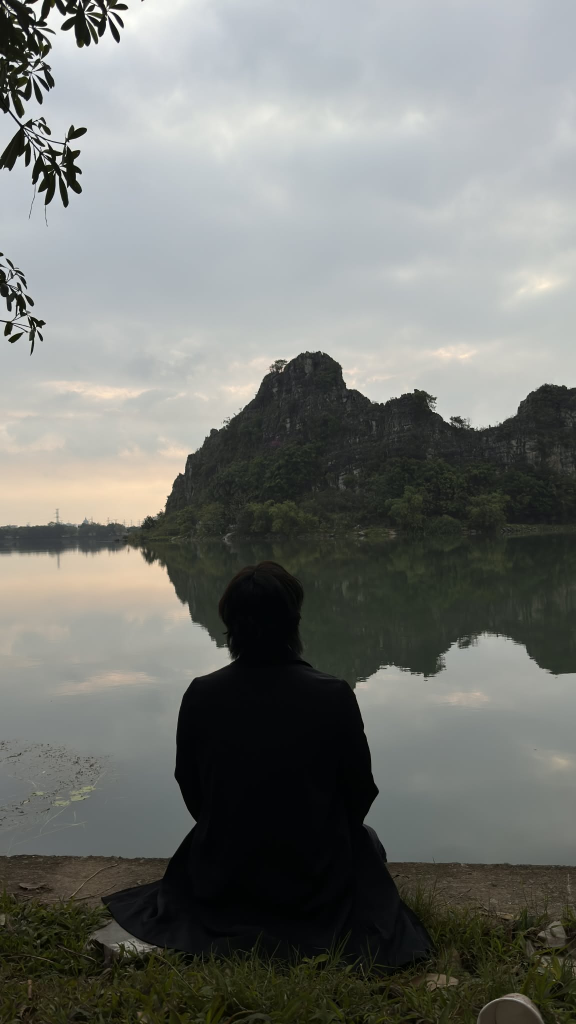
#> input picture 3ab9c933-83ed-4bc2-ab21-7f52cf5e5fbc.jpg, 1152 x 2048 px (shown at 1/2 size)
$ python 'Exercise B1.py'
#> lines starting #> are read from the running program, lines starting #| are printed output that depends on the picture
# -*- coding: utf-8 -*-
"""Image Processing

Automatically generated by Colab.

Original file is located at
    https://colab.research.google.com/drive/1pEEqxNittH8LSpmoNvt5pT_lelEbX2Vb
"""

import cv2
import numpy as np
import matplotlib.pyplot as plt

img = cv2.imread("3ab9c933-83ed-4bc2-ab21-7f52cf5e5fbc.jpg")
#> img is the input picture: shape (2048, 1152, 3); mean B, G, R 115.8, 120, 117.8

gray = cv2.cvtColor(img, cv2.COLOR_BGR2GRAY)
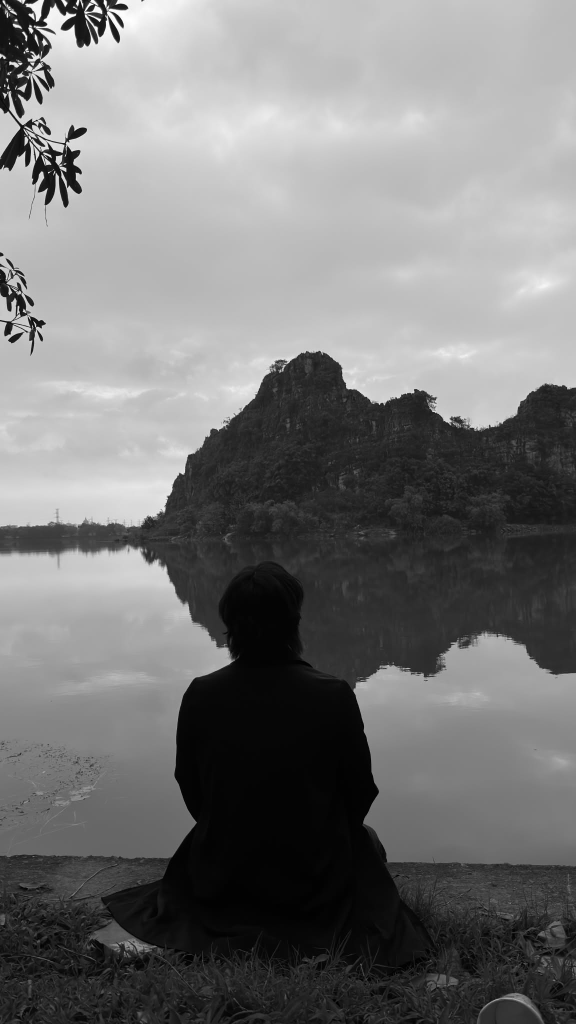
#> gray: shape (2048, 1152) (shown at 1/2 size); min 0, max 255, mean 118.9
eq = cv2.equalizeHist(gray)
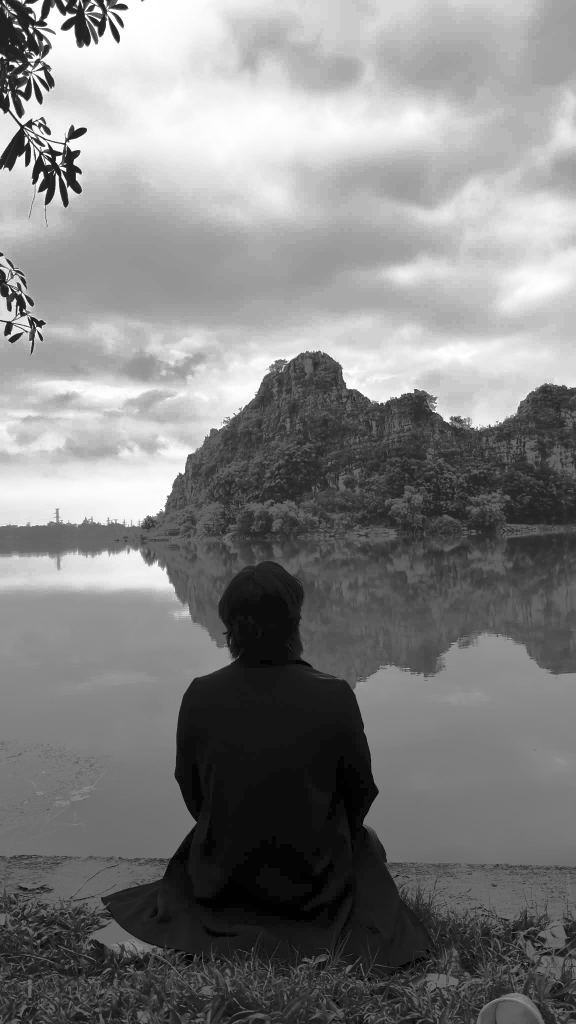
#> eq: shape (2048, 1152) (shown at 1/2 size); min 0, max 255, mean 128.9
h, w = gray.shape
#> h = 2048; w = 1152
resized = cv2.resize(gray, (int(w*1.5), int(h*1.5)))

hist_gray = cv2.calcHist([gray], [0], None, [256], [0, 256])
#> hist_gray = 256 values, max 72982 at index 4, min 51 at index 0, mean 9216
hist_eq   = cv2.calcHist([eq],   [0], None, [256], [0, 256])
#> hist_eq = 256 values, max 72982 at index 12, min 0 at index 2, mean 9216

fig, axes = plt.subplots(2, 4, figsize=(20, 8))
axes[0,0].imshow(cv2.cvtColor(img, cv2.COLOR_BGR2RGB)); axes[0,0].set_title("Original");        axes[0,0].axis("off")
axes[0,1].imshow(gray,    cmap="gray");                  axes[0,1].set_title("Grayscale");       axes[0,1].axis("off")
axes[0,2].imshow(resized, cmap="gray");                  axes[0,2].set_title("Resized 150%");    axes[0,2].axis("off")
axes[0,3].imshow(eq,      cmap="gray");                  axes[0,3].set_title("Equalized");       axes[0,3].axis("off")
axes[1,0].imshow(np.hstack([gray, eq]), cmap="gray");    axes[1,0].set_title("Gray | Equalized");axes[1,0].axis("off")
axes[1,1].plot(hist_gray.ravel()); axes[1,1].set_title("Hist - Gray");     axes[1,1].set_xlim([0,256])
axes[1,2].plot(hist_eq.ravel());   axes[1,2].set_title("Hist - Equalized");axes[1,2].set_xlim([0,256])
axes[1,3].axis("off")
plt.tight_layout(); plt.savefig("B1_results.png", dpi=150); plt.show()
#> after `plt.tight_layout()`:
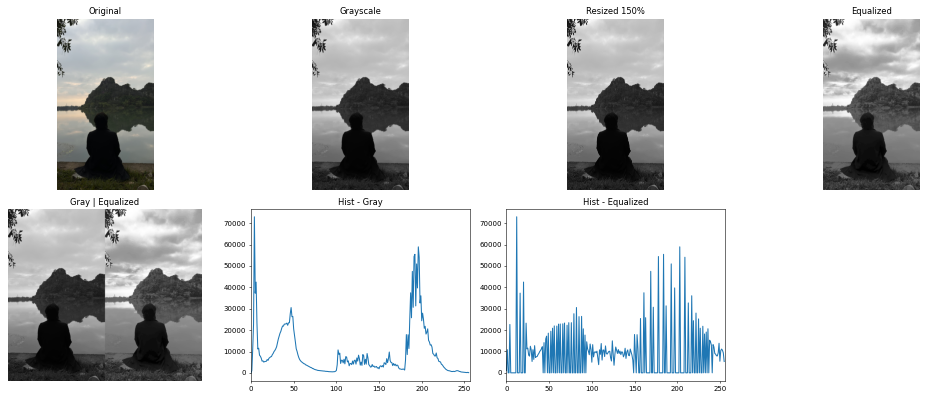
#> figure drawn by matplotlib, 7 panels; panel 6: curve peaks at x = 4, y = 72982; panel 7: curve peaks at x = 12, y = 72982

for label, im in [("Original", img), ("Grayscale", gray)]:
    src = im
    print(f"\n{label}: size={src.shape[:2]}, channels={1 if src.ndim==2 else src.shape[2]}, dtype={src.dtype}, min={src.min()}, max={src.max()}")
#> this loop made 2 passes
#> label on passes 1 to 2: 'Original', 'Grayscale'
#| Original: size=(2048, 1152), channels=3, dtype=uint8, min=0, max=255
#| Grayscale: size=(2048, 1152), channels=1, dtype=uint8, min=0, max=255

$ run again, with 3f6b3524bf3a3e64672b.jpg copied over 3ab9c933-83ed-4bc2-ab21-7f52cf5e5fbc.jpg
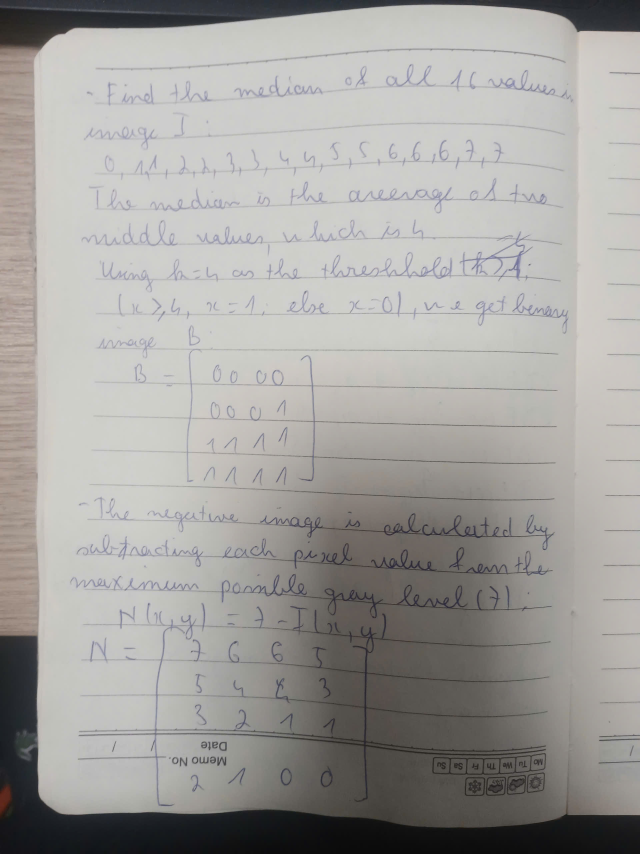
#> input picture 3f6b3524bf3a3e64672b.jpg, 1920 x 2560 px (shown at 1/3 size)
#> img is the input picture: shape (2560, 1920, 3); mean B, G, R 158.6, 161.7, 163.3
#> `eq = cv2.equalizeHist(gray)`:
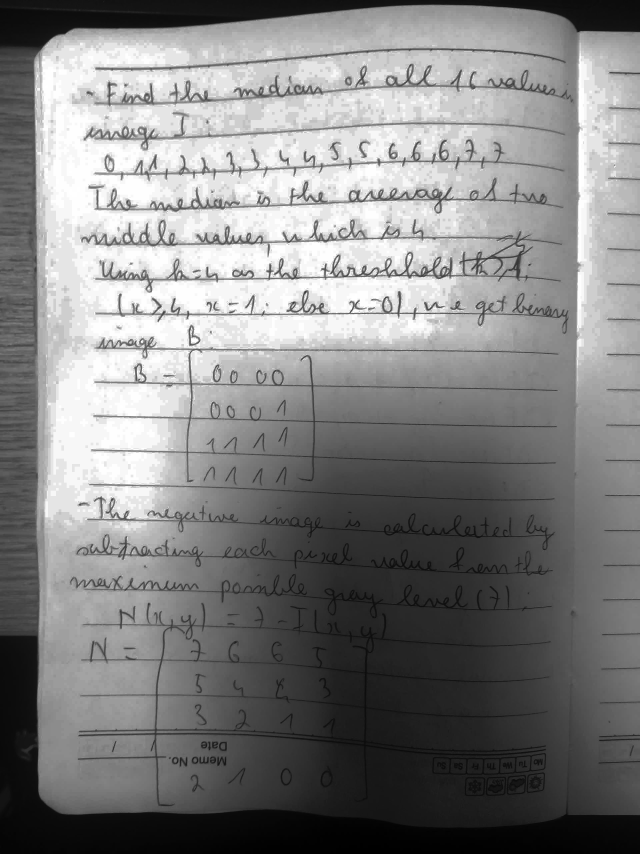
#> eq: shape (2560, 1920) (shown at 1/3 size); min 0, max 255, mean 130.3
#> hist_gray = 256 values, max 443595 at index 205, min 0 at index 0, mean 19200
#> hist_eq = 256 values, max 443595 at index 229, min 0 at index 74, mean 19200
#> the loop `for label, im in [("Original", img), ("Grayscale", gray)]:` made 2 passes
#> label on passes 1 to 2: 'Original', 'Grayscale'
#> (printed output is left out)

$ run again, with 670b4941c35f42011b4e.jpg copied over 3ab9c933-83ed-4bc2-ab21-7f52cf5e5fbc.jpg
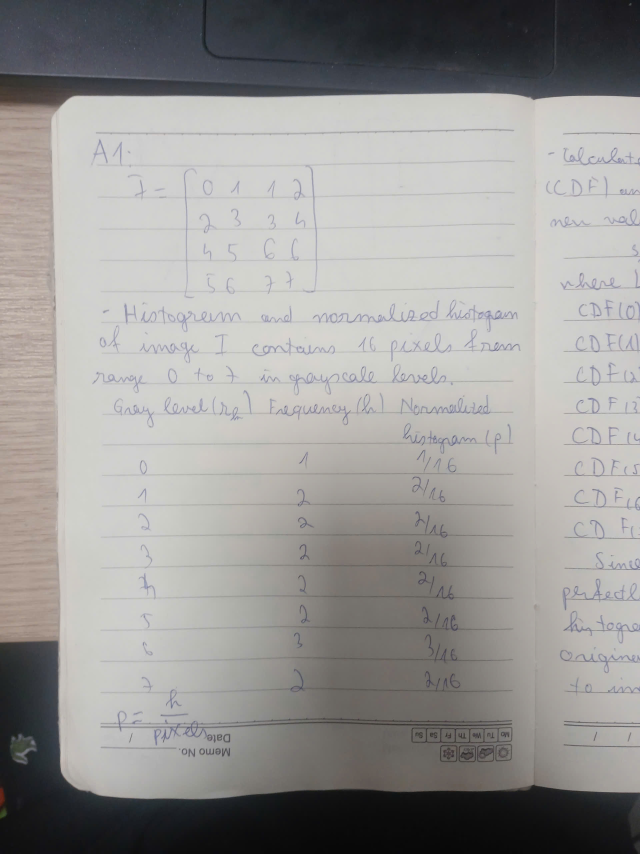
#> input picture 670b4941c35f42011b4e.jpg, 1920 x 2560 px (shown at 1/3 size)
#> img is the input picture: shape (2560, 1920, 3); mean B, G, R 150.5, 152.4, 153.7
#> `eq = cv2.equalizeHist(gray)`:
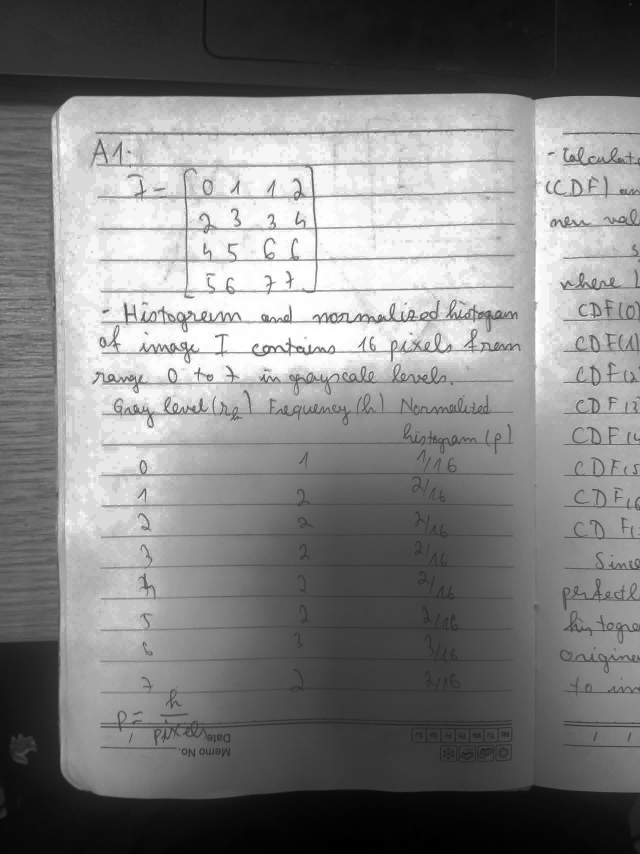
#> eq: shape (2560, 1920) (shown at 1/3 size); min 0, max 255, mean 129.4
#> hist_gray = 256 values, max 272462 at index 207, min 0 at index 0, mean 19200
#> hist_eq = 256 values, max 272462 at index 218, min 0 at index 96, mean 19200
#> the loop `for label, im in [("Original", img), ("Grayscale", gray)]:` made 2 passes
#> label on passes 1 to 2: 'Original', 'Grayscale'
#> (printed output is left out)
